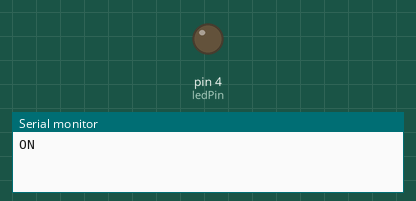
Bench run of a sketch on a simulated Arduino Uno, built with avr-gcc and run on an emulated ATmega328P. On the bench: output pins drawn as LEDs (lit = HIGH), the last lines printed to the serial monitor.

Above: at 5.0 s.
At 15.0 s:
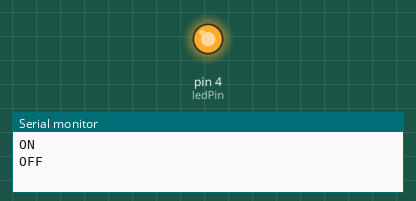
Timing chart, 0 to 26.0 s (numbered marks = the images above):
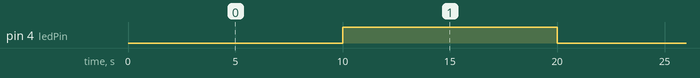

Measured:
- by itself, pin 4 (ledPin): alternates HIGH for 10.0 s and LOW for 10.0 s

The sketch:

sketch_relay.ino
```cpp
int ledPin =  4;    // Relay connected to digital pin 2

void setup()   {
  Serial.begin(9600);
  pinMode(ledPin, OUTPUT);
  digitalWrite(ledPin, LOW);  // Power ON
}

void loop()
{
  Serial.println("ON");
  digitalWrite(ledPin, LOW);  // Power ON
  delay(10000);
  Serial.println("OFF");
  digitalWrite(ledPin, HIGH);   // Power Off
  delay(10000);
}
```
